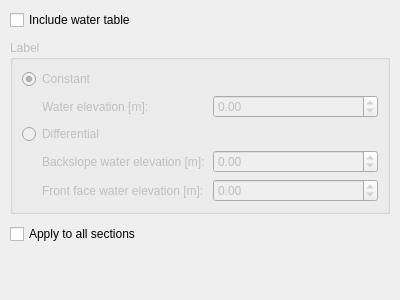
<?xml version="1.0" encoding="UTF-8"?>
<ui version="4.0">
 <class>OtherWallsWidget</class>
 <widget class="QWidget" name="OtherWallsWidget">
  <property name="geometry">
   <rect>
    <x>0</x>
    <y>0</y>
    <width>400</width>
    <height>300</height>
   </rect>
  </property>
  <property name="windowTitle">
   <string>Other Walls Widget</string>
  </property>
  <layout class="QVBoxLayout" name="verticalLayout">
   <property name="spacing">
    <number>10</number>
   </property>
   <property name="leftMargin">
    <number>10</number>
   </property>
   <property name="topMargin">
    <number>10</number>
   </property>
   <property name="rightMargin">
    <number>10</number>
   </property>
   <property name="bottomMargin">
    <number>10</number>
   </property>
   <item>
    <widget class="QCheckBox" name="includeWaterTable">
     <property name="text">
      <string>Include water table</string>
     </property>
     <property name="checked">
      <bool>false</bool>
     </property>
    </widget>
   </item>
   <item>
    <widget class="QGroupBox" name="waterProfileGroup">
     <property name="enabled">
      <bool>false</bool>
     </property>
     <property name="title">
      <string>Label</string>
     </property>
     <layout class="QVBoxLayout" name="verticalLayout_2">
      <item>
       <widget class="QRadioButton" name="constantRadio">
        <property name="text">
         <string>Constant</string>
        </property>
        <property name="checked">
         <bool>true</bool>
        </property>
       </widget>
      </item>
      <item>
       <layout class="QHBoxLayout" name="horizontalLayout">
        <property name="leftMargin">
         <number>20</number>
        </property>
        <item>
         <widget class="QLabel" name="waterElevationLabel">
          <property name="text">
           <string>Water elevation [m]:</string>
          </property>
         </widget>
        </item>
        <item>
         <widget class="QDoubleSpinBox" name="waterElevation">
          <property name="minimum">
           <double>-999.000000000000000</double>
          </property>
          <property name="maximum">
           <double>999.000000000000000</double>
          </property>
          <property name="value">
           <double>0.000000000000000</double>
          </property>
         </widget>
        </item>
       </layout>
      </item>
      <item>
       <widget class="QRadioButton" name="differentialRadio">
        <property name="text">
         <string>Differential</string>
        </property>
       </widget>
      </item>
      <item>
       <layout class="QHBoxLayout" name="horizontalLayout_2">
        <property name="leftMargin">
         <number>20</number>
        </property>
        <item>
         <widget class="QLabel" name="backslopeElevationLabel">
          <property name="text">
           <string>Backslope water elevation [m]:</string>
          </property>
         </widget>
        </item>
        <item>
         <widget class="QDoubleSpinBox" name="backslopeElevation">
          <property name="enabled">
           <bool>false</bool>
          </property>
          <property name="minimum">
           <double>-999.000000000000000</double>
          </property>
          <property name="maximum">
           <double>999.000000000000000</double>
          </property>
          <property name="value">
           <double>0.000000000000000</double>
          </property>
         </widget>
        </item>
       </layout>
      </item>
      <item>
       <layout class="QHBoxLayout" name="horizontalLayout_3">
        <property name="leftMargin">
         <number>20</number>
        </property>
        <item>
         <widget class="QLabel" name="frontfaceElevationLabel">
          <property name="text">
           <string>Front face water elevation [m]:</string>
          </property>
         </widget>
        </item>
        <item>
         <widget class="QDoubleSpinBox" name="frontfaceElevation">
          <property name="enabled">
           <bool>false</bool>
          </property>
          <property name="minimum">
           <double>-999.000000000000000</double>
          </property>
          <property name="maximum">
           <double>999.000000000000000</double>
          </property>
          <property name="value">
           <double>0.000000000000000</double>
          </property>
         </widget>
        </item>
       </layout>
      </item>
     </layout>
    </widget>
   </item>
   <item>
    <widget class="QCheckBox" name="applyToAllCheckBox">
     <property name="text">
      <string>Apply to all sections</string>
     </property>
    </widget>
   </item>
   <item>
    <spacer name="verticalSpacer">
     <property name="orientation">
      <enum>Qt::Vertical</enum>
     </property>
     <property name="sizeHint" stdset="0">
      <size>
       <width>20</width>
       <height>40</height>
      </size>
     </property>
    </spacer>
   </item>
  </layout>
 </widget>
 <tabstops>
  <tabstop>includeWaterTable</tabstop>
  <tabstop>constantRadio</tabstop>
  <tabstop>waterElevation</tabstop>
  <tabstop>differentialRadio</tabstop>
  <tabstop>backslopeElevation</tabstop>
  <tabstop>frontfaceElevation</tabstop>
 </tabstops>
 <resources/>
 <connections>
  <connection>
   <sender>includeWaterTable</sender>
   <signal>toggled(bool)</signal>
   <receiver>waterProfileGroup</receiver>
   <slot>setEnabled(bool)</slot>
   <hints>
    <hint type="sourcelabel">
     <x>20</x>
     <y>20</y>
    </hint>
    <hint type="destinationlabel">
     <x>20</x>
     <y>50</y>
    </hint>
   </hints>
  </connection>
 </connections>
</ui>
